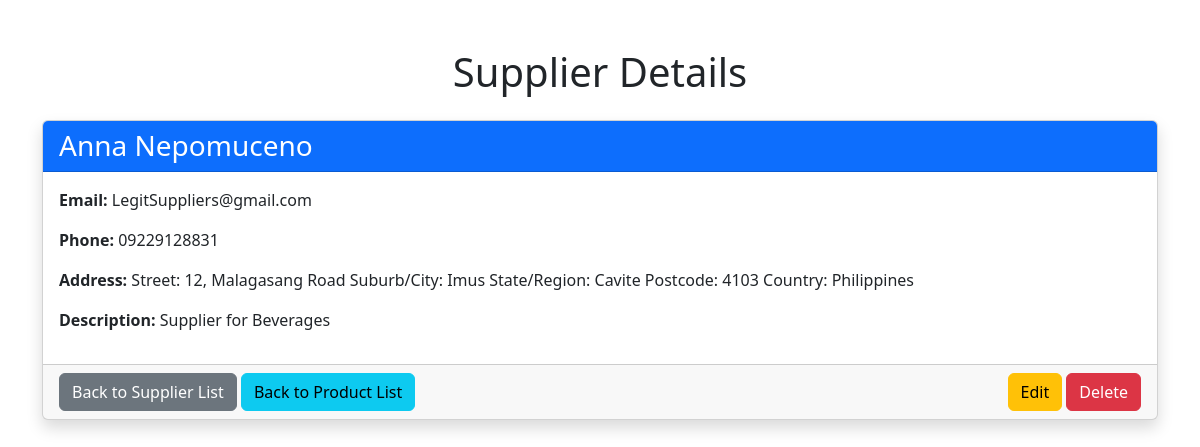
Before: /Inventory/supplier/1/ with the older database file.
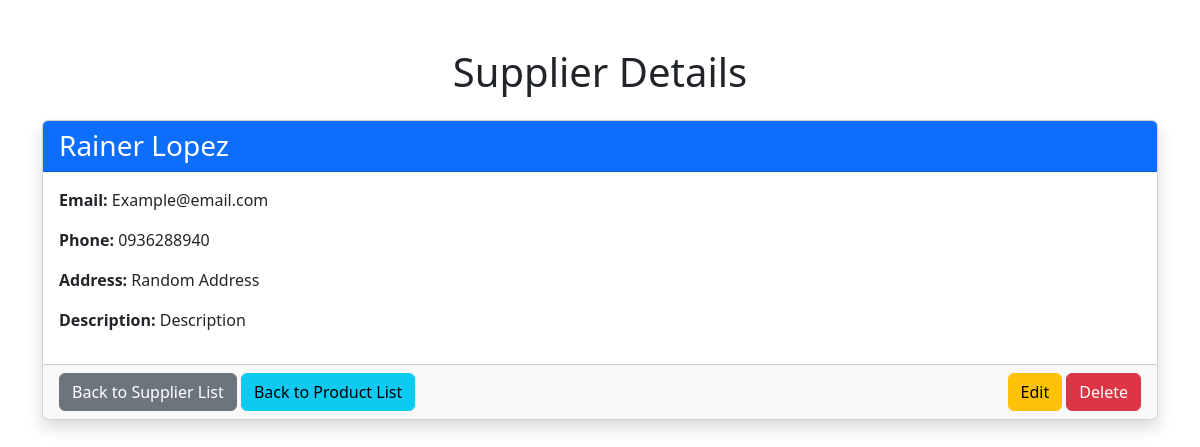
After: the same page with the newer database file.
### Inventory/models.py (models this page shows, shortened)
class Supplier(models.Model):
    SupplierId = models.AutoField(primary_key=True)
    FirstName = models.CharField(max_length=100)
    LastName = models.CharField(max_length=100)
    Email = models.EmailField()
    Phone = models.CharField(max_length=15)
    Address = models.TextField(max_length=255)
    Description = models.TextField(max_length=255)

### Inventory/views.py (the view)
# urls.py: path('supplier/<int:supplier_id>/', views.supplier_detail, name='supplier_detail'),
def supplier_detail(request, supplier_id):
    supplier = get_object_or_404(Supplier, SupplierId=supplier_id)
    return render(request, 'inventory/supplier_detail.html', {'supplier': supplier})

### Inventory/templates/Inventory/supplier_detail.html (shortened to what this page needs)
<!DOCTYPE html>
<html lang="en">
<head>
    <link rel="stylesheet" href="https://cdn.jsdelivr.net/npm/bootstrap@5.3.0-alpha1/dist/css/bootstrap.min.css">
</head>
<body>
    <div class="container mt-5">
        <h1 class="text-center mb-4">Supplier Details</h1>
        <div class="card shadow">
            <div class="card-header bg-primary text-white">
                <h3 class="mb-0">{{ supplier.FirstName }} {{ supplier.LastName }}</h3>
            </div>
            <div class="card-body">
                <p><strong>Email:</strong> {{ supplier.Email }}</p>
                <p><strong>Phone:</strong> {{ supplier.Phone }}</p>
                <p><strong>Address:</strong> {{ supplier.Address }}</p>
                <p><strong>Description:</strong> {{ supplier.Description }}</p>
            </div>
            <div class="card-footer d-flex justify-content-between">
                <div>
                    <a href="{% url 'supplier_list' %}" class="btn btn-secondary">Back to Supplier List</a>
                    <a href="{% url 'product_list' %}" class="btn btn-info">Back to Product List</a>
                </div>
                <div>
                    <a href="{% url 'update_supplier' supplier.SupplierId %}" class="btn btn-warning">Edit</a>
                    <a href="{% url 'delete_supplier' supplier.SupplierId %}" class="btn btn-danger"
                       onclick="return confirm('Are you sure you want to delete this supplier?');">Delete</a>
                </div>
            </div>
        </div>
    </div>
</body>
</html>

Changed rows visible on the page:
changed Supplier: FirstName "Anna" → "Rainer"; LastName "Nepomuceno" → "Lopez"; Email "LegitSuppliers@gmail.com" → "Example@email.com"; Phone "09229128831" → "0936288940"; Address "Street: 12, Malagasang Road Suburb/City: Imus State/Region: Cavite Postcode: 4103 Country: Philippines" → "Random Address"; Description "Supplier for Beverages" → "Description"
